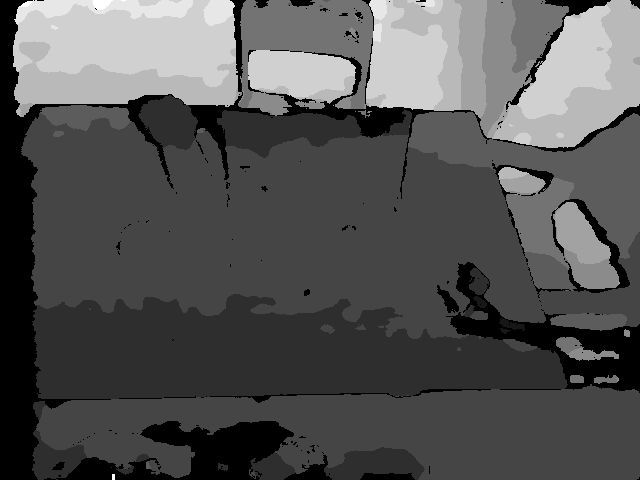
#> input picture Dataset/depth/depth_0005.png, 640 x 480 px
$ python -i texture_analysis.py   (imports and definitions only)
#> lines starting #> are read from the running program, lines starting #| are printed output that depends on the picture; after the words box and inside, x2 and y2 are one past the last pixel; in counts of white or black regions, pixels touching at a corner belong together
#> further down, picture is the input picture: shape (480, 640, 3); min 0, max 11, mean 3.65
import logging
from typing import Optional, dict as Dict

import cv2
import numpy as np

logger = logging.getLogger(__name__)


class TextureAnalyzer:
    """
    Lightweight texture analysis for real-time perception.

    Fixes vs original:
    - compute_lbp() fully vectorised with NumPy — no Python pixel loops.
      Original had nested for-loops over every pixel: O(h×w) pure Python.
      On a 200×200 crop = 40,000 iterations per object per frame at 30fps → kills FPS.
      Vectorised version runs ~200× faster.
    - analyze() has try/except — bad crops don't crash the pipeline
    - resize() before LBP — crops vary in size, normalise to fixed 64×64
      so LBP histograms are comparable across objects
    """

    LBP_SIZE = 64    # resize crops to this before computing LBP

    def __init__(self):
        pass   # no state needed

    # ------------------------------------------------------------------ #
    #  Public API
    # ------------------------------------------------------------------ #

    def analyze(self, image: np.ndarray) -> Optional[dict]:
        """
        Compute full texture descriptor for an image crop.

        Returns:
            {lbp_histogram: [256 floats], stats: {mean, std, entropy}}
            or None if image is invalid.
        """
        if image is None or image.size == 0:
            return None

        try:
            gray = cv2.cvtColor(image, cv2.COLOR_BGR2GRAY)

            # Resize to fixed size — makes histograms comparable across crops
            gray = cv2.resize(gray, (self.LBP_SIZE, self.LBP_SIZE),
                              interpolation=cv2.INTER_AREA)
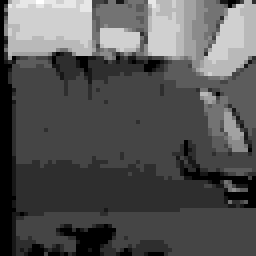
#> gray: shape (64, 64) (shown 4 times larger); min 0, max 11, mean 3.66; drawn with min black and max white

            lbp_hist = self.compute_lbp(gray)
            stats    = self.texture_stats(gray)

            return {
                "lbp_histogram": lbp_hist.tolist(),
                "stats":         stats,
            }

        except Exception as e:
            logger.error("TextureAnalyzer.analyze: %s", e)
            return None

    # ------------------------------------------------------------------ #
    #  LBP — vectorised (replaces Python pixel loop)
    # ------------------------------------------------------------------ #

    def compute_lbp(self, gray: np.ndarray) -> np.ndarray:
        """
        Compute Local Binary Pattern histogram using fully vectorised NumPy ops.

        No Python for-loops — runs ~200× faster than the original loop version.
        Uses 8-neighbour pattern at radius 1.

        Returns normalised 256-bin histogram (float32).
        """
        h, w = gray.shape
#> h = 64; w = 64

        # Pad image so all pixels have 8 neighbours
        padded = np.pad(gray, pad_width=1, mode="edge")
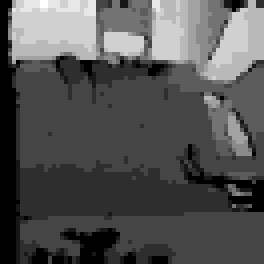
#> padded: shape (66, 66) (shown 4 times larger); min 0, max 11, mean 3.62; drawn with min black and max white

        # Extract all 8 neighbours as 2D arrays (same shape as gray)
        # Ordered: top-left, top, top-right, right, bottom-right, bottom, bottom-left, left
        neighbors = [
            padded[0:h,   0:w  ],   # bit 7 — top-left
            padded[0:h,   1:w+1],   # bit 6 — top
            padded[0:h,   2:w+2],   # bit 5 — top-right
            padded[1:h+1, 2:w+2],   # bit 4 — right
            padded[2:h+2, 2:w+2],   # bit 3 — bottom-right
            padded[2:h+2, 1:w+1],   # bit 2 — bottom
            padded[2:h+2, 0:w  ],   # bit 1 — bottom-left
            padded[1:h+1, 0:w  ],   # bit 0 — left
        ]

        center = gray.astype(np.int16)

        # For each neighbour, compute 1 if greater than center else 0
        # Stack into (8, h, w) array
        bits = np.stack(
            [(n.astype(np.int16) > center).astype(np.uint8) for n in neighbors],
            axis=0
        )   # shape: (8, h, w)

        # Build LBP code: shift each bit into its position and OR together
        lbp = np.zeros((h, w), dtype=np.uint8)
        for i in range(8):
            lbp |= bits[i] << i
#> this loop made 8 passes
#> pass 1, in compute_lbp, `lbp |= bits[i] << i`:
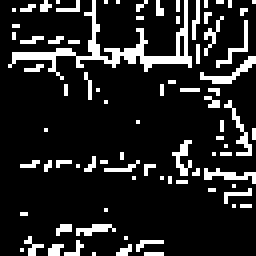
#> lbp: shape (64, 64) (shown 4 times larger); values 0 (black) and 1 (white), 14.2% white in thin lines or dots
#> pass 2, in compute_lbp, `lbp |= bits[i] << i`:
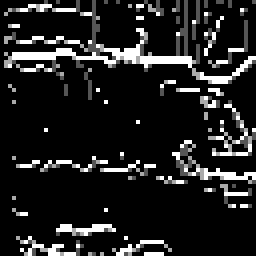
#> lbp: shape (64, 64) (shown 4 times larger); 12.16% of pixels changed, all inside (x1, y1, x2, y2) = (1, 1, 64, 64); drawn with min black and max white
#> pass 3, in compute_lbp, `lbp |= bits[i] << i`:
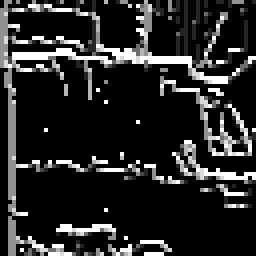
#> lbp: shape (64, 64) (shown 4 times larger); 17.31% of pixels changed, all inside (x1, y1, x2, y2) = (0, 0, 64, 64); drawn with min black and max white
#> after the loop:
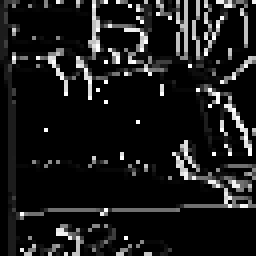
#> lbp: shape (64, 64) (shown 4 times larger); min 0, max 255, mean 25.8

        # Compute normalised histogram
        hist, _ = np.histogram(lbp.ravel(), bins=256, range=(0, 256))
#> hist = 256 values, max 2888 at index 0, min 0 at index 10, mean 16
        hist = hist.astype(np.float32)
        hist /= hist.sum() + 1e-6
#> hist = 256 values, max 0.705 at index 0, min 0 at index 10, mean 0.00391
#> in analyze, `lbp_hist = self.compute_lbp(gray)`: lbp_hist has the same summary as hist in compute_lbp

        return hist

    # ------------------------------------------------------------------ #
    #  Texture statistics
    # ------------------------------------------------------------------ #

    def texture_stats(self, gray: np.ndarray) -> dict:
        """Compute mean, std, and Shannon entropy of a grayscale image."""
        mean    = float(np.mean(gray))
#> mean = 3.66
        std     = float(np.std(gray))
#> std = 2.51

        # Shannon entropy: H = -sum(p * log2(p))
        p       = gray.ravel().astype(np.float32) / 255.0 + 1e-6
#> p = 4096 values, max 0.0431 at index 9, min 1e-06 at index 0, mean 0.0144
        entropy = float(-np.sum(p * np.log2(p)))
#> entropy = 339.8

        return {"mean": round(mean, 4), "std": round(std, 4), "entropy": round(entropy, 4)}

>>> import cv2
>>> picture = cv2.imread('../Dataset/depth/depth_0005.png')
>>> result = TextureAnalyzer().analyze(picture)
#> in analyze, `stats    = self.texture_stats(gray)`: stats = {'mean': 3.66, 'std': 2.51, 'entropy': 339.8}
#> result = 2 items
